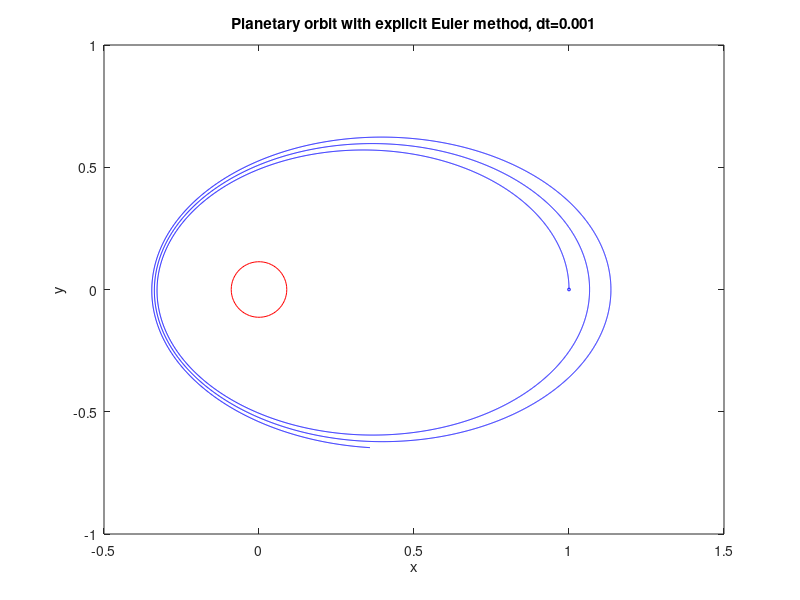

Here is the MATLAB script that generated this plot:
% Planetary motion with explicit Euler's method

clear all
close all
clc

GM=1;
plot(0,0,'ro','MarkerSize',40)
tmax=10;  % end time
dt=0.001;  % time step size

% Number of time levels
nmax=ceil(tmax/dt); % ceil: rounding up
dt=tmax/nmax;

xp = zeros(1, nmax+1);
yp = xp;

t=0;
% Initial condition
x=1; y=0; u=0; v=0.7; xp(1)=x; yp(1)=y;

hold on
plot(x,y,'bo','MarkerSize',2)

% Loop over time levels with Euler's method
tic
for n=1:nmax
    xn=x+dt*u;
    yn=y+dt*v;
    r3=(sqrt(x^2+y^2))^3;
    u=u-dt*GM*x/r3;
    v=v-dt*GM*y/r3;
    x=xn;
    y=yn;
    xp(n+1)=x; yp(n+1)=y;
end
toc
plot(xp,yp, 'b')
hold off
xlabel('x')
ylabel('y')
title(['Planetary orbit with explicit Euler method, dt=', num2str(dt)])